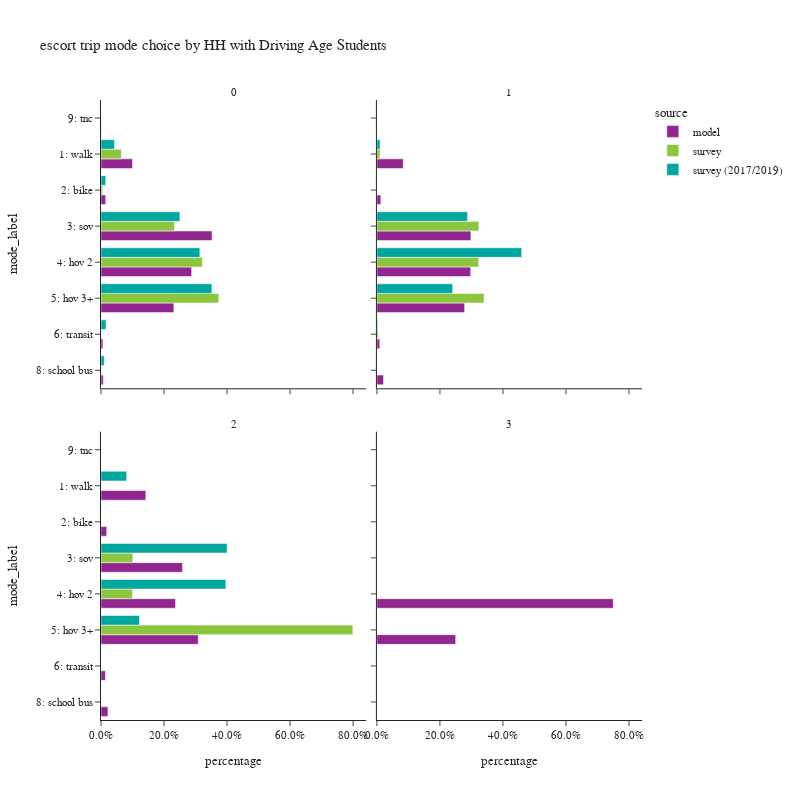

This figure's notebook cell:
### Code cell
plot_mode_choice(es_trip,
                 "hhhsc",
                 {
                  "mode_label":["1: walk","2: bike","3: sov","4: hov 2","5: hov 3+","6: transit",
                                   "8: school bus","9: other–survey only"]},
                 "HH with Driving Age Students",2,800)

### Figure 1 — Plotly figure (JSON) as saved in the notebook; plotly's stock layout.template omitted (floating-point values rounded to 4 significant figures)
{"data": [{"alignmentgroup": "True", "customdata": [[1630], [243], [5754], [4698], [3775], [98], [119], [10]], "hovertemplate": "source=model<br>hhhsc=0<br>percentage=%{x}<br>mode_label=%{y}<br>sample count=%{customdata[0]}<extra></extra>", "legendgroup": "model", "marker": {"color": "#91268F", "pattern": {"shape": ""}}, "name": "model", "offsetgroup": "model", "orientation": "h", "showlegend": true, "textposition": "auto", "type": "bar", "x": [0.09983, 0.01488, 0.3524, 0.2877, 0.2312, 0.006002, 0.007289, 0.0006125], "xaxis": "x3", "y": ["1: walk", "2: bike", "3: sov", "4: hov 2", "5: hov 3+", "6: transit", "8: school bus", "9: tnc"], "yaxis": "y3"}, {"alignmentgroup": "True", "customdata": [[231], [34], [825], [823], [770], [25], [58]], "hovertemplate": "source=model<br>hhhsc=1<br>percentage=%{x}<br>mode_label=%{y}<br>sample count=%{customdata[0]}<extra></extra>", "legendgroup": "model", "marker": {"color": "#91268F", "pattern": {"shape": ""}}, "name": "model", "offsetgroup": "model", "orientation": "h", "showlegend": false, "textposition": "auto", "type": "bar", "x": [0.08351, 0.01229, 0.2983, 0.2975, 0.2784, 0.009038, 0.02097], "xaxis": "x4", "y": ["1: walk", "2: bike", "3: sov", "4: hov 2", "5: hov 3+", "6: transit", "8: school bus"], "yaxis": "y4"}, {"alignmentgroup": "True", "customdata": [[71], [9], [129], [118], [154], [7], [11]], "hovertemplate": "source=model<br>hhhsc=2<br>percentage=%{x}<br>mode_label=%{y}<br>sample count=%{customdata[0]}<extra></extra>", "legendgroup": "model", "marker": {"color": "#91268F", "pattern": {"shape": ""}}, "name": "model", "offsetgroup": "model", "orientation": "h", "showlegend": false, "textposition": "auto", "type": "bar", "x": [0.1423, 0.01804, 0.2585, 0.2365, 0.3086, 0.01403, 0.02204], "xaxis": "x", "y": ["1: walk", "2: bike", "3: sov", "4: hov 2", "5: hov 3+", "6: transit", "8: school bus"], "yaxis": "y"}, {"alignmentgroup": "True", "customdata": [[3], [1]], "hovertemplate": "source=model<br>hhhsc=3<br>percentage=%{x}<br>mode_label=%{y}<br>sample count=%{customdata[0]}<extra></extra>", "legendgroup": "model", "marker": {"color": "#91268F", "pattern": {"shape": ""}}, "name": "model", "offsetgroup": "model", "orientation": "h", "showlegend": false, "textposition": "auto", "type": "bar", "x": [0.75, 0.25], "xaxis": "x2", "y": ["4: hov 2", "5: hov 3+"], "yaxis": "y2"}, {"alignmentgroup": "True", "customdata": [[149], [32], [372], [501], [425], [7], [4]], "hovertemplate": "source=survey<br>hhhsc=0<br>percentage=%{x}<br>mode_label=%{y}<br>sample count=%{customdata[0]}<extra></extra>", "legendgroup": "survey", "marker": {"color": "#8CC63E", "pattern": {"shape": ""}}, "name": "survey", "offsetgroup": "survey", "orientation": "h", "showlegend": true, "textposition": "auto", "type": "bar", "x": [0.06466, 0.004672, 0.2331, 0.3217, 0.3738, 0.0008978, 0.001222], "xaxis": "x3", "y": ["1: walk", "2: bike", "3: sov", "4: hov 2", "5: hov 3+", "6: transit", "8: school bus"], "yaxis": "y3"}, {"alignmentgroup": "True", "customdata": [[2], [30], [42], [26], [1]], "hovertemplate": "source=survey<br>hhhsc=1<br>percentage=%{x}<br>mode_label=%{y}<br>sample count=%{customdata[0]}<extra></extra>", "legendgroup": "survey", "marker": {"color": "#8CC63E", "pattern": {"shape": ""}}, "name": "survey", "offsetgroup": "survey", "orientation": "h", "showlegend": false, "textposition": "auto", "type": "bar", "x": [0.009708, 0.3234, 0.3229, 0.3401, 0.003893], "xaxis": "x4", "y": ["1: walk", "3: sov", "4: hov 2", "5: hov 3+", "6: transit"], "yaxis": "y4"}, {"alignmentgroup": "True", "customdata": [[2], [2], [9]], "hovertemplate": "source=survey<br>hhhsc=2<br>percentage=%{x}<br>mode_label=%{y}<br>sample count=%{customdata[0]}<extra></extra>", "legendgroup": "survey", "marker": {"color": "#8CC63E", "pattern": {"shape": ""}}, "name": "survey", "offsetgroup": "survey", "orientation": "h", "showlegend": false, "textposition": "auto", "type": "bar", "x": [0.1009, 0.09983, 0.7993], "xaxis": "x", "y": ["3: sov", "4: hov 2", "5: hov 3+"], "yaxis": "y"}, {"alignmentgroup": "True", "customdata": [[167], [30], [525], [755], [535], [50], [4], [4]], "hovertemplate": "source=survey (2017/2019)<br>hhhsc=0<br>percentage=%{x}<br>mode_label=%{y}<br>sample count=%{customdata[0]}<extra></extra>", "legendgroup": "survey (2017/2019)", "marker": {"color": "#00A7A0", "pattern": {"shape": ""}}, "name": "survey (2017/2019)", "offsetgroup": "survey (2017/2019)", "orientation": "h", "showlegend": true, "textposition": "auto", "type": "bar", "x": [0.04252, 0.01494, 0.2505, 0.3137, 0.352, 0.01596, 0.0103, 6.063e-05], "xaxis": "x3", "y": ["1: walk", "2: bike", "3: sov", "4: hov 2", "5: hov 3+", "6: transit", "8: school bus", "9: tnc"], "yaxis": "y3"}, {"alignmentgroup": "True", "customdata": [[8], [35], [76], [41], [2]], "hovertemplate": "source=survey (2017/2019)<br>hhhsc=1<br>percentage=%{x}<br>mode_label=%{y}<br>sample count=%{customdata[0]}<extra></extra>", "legendgroup": "survey (2017/2019)", "marker": {"color": "#00A7A0", "pattern": {"shape": ""}}, "name": "survey (2017/2019)", "offsetgroup": "survey (2017/2019)", "orientation": "h", "showlegend": false, "textposition": "auto", "type": "bar", "x": [0.01005, 0.2874, 0.4595, 0.2404, 0.002657], "xaxis": "x4", "y": ["1: walk", "3: sov", "4: hov 2", "5: hov 3+", "6: transit"], "yaxis": "y4"}, {"alignmentgroup": "True", "customdata": [[1], [8], [12], [3]], "hovertemplate": "source=survey (2017/2019)<br>hhhsc=2<br>percentage=%{x}<br>mode_label=%{y}<br>sample count=%{customdata[0]}<extra></extra>", "legendgroup": "survey (2017/2019)", "marker": {"color": "#00A7A0", "pattern": {"shape": ""}}, "name": "survey (2017/2019)", "offsetgroup": "survey (2017/2019)", "orientation": "h", "showlegend": false, "textposition": "auto", "type": "bar", "x": [0.08143, 0.4001, 0.3963, 0.1221], "xaxis": "x", "y": ["1: walk", "3: sov", "4: hov 2", "5: hov 3+"], "yaxis": "y"}], "layout": {"annotations": [{"font": {}, "showarrow": false, "text": "2", "x": 0.245, "xanchor": "center", "xref": "paper", "y": 0.465, "yanchor": "bottom", "yref": "paper"}, {"font": {}, "showarrow": false, "text": "3", "x": 0.755, "xanchor": "center", "xref": "paper", "y": 0.465, "yanchor": "bottom", "yref": "paper"}, {"font": {}, "showarrow": false, "text": "0", "x": 0.245, "xanchor": "center", "xref": "paper", "y": 1.0, "yanchor": "bottom", "yref": "paper"}, {"font": {}, "showarrow": false, "text": "1", "x": 0.755, "xanchor": "center", "xref": "paper", "y": 1.0, "yanchor": "bottom", "yref": "paper"}], "barmode": "group", "height": 800, "legend": {"title": {"text": "source"}, "tracegroupgap": 0}, "title": {"text": "escort trip mode choice by HH with Driving Age Students"}, "width": 800, "xaxis": {"anchor": "y", "domain": [0.0, 0.49], "tickformat": ".1%", "title": {"text": "percentage"}}, "xaxis2": {"anchor": "y2", "domain": [0.51, 1.0], "matches": "x", "tickformat": ".1%", "title": {"text": "percentage"}}, "xaxis3": {"anchor": "y3", "domain": [0.0, 0.49], "matches": "x", "showticklabels": false, "tickformat": ".1%"}, "xaxis4": {"anchor": "y4", "domain": [0.51, 1.0], "matches": "x", "showticklabels": false, "tickformat": ".1%"}, "yaxis": {"anchor": "x", "categoryarray": ["9: other–survey only", "8: school bus", "6: transit", "5: hov 3+", "4: hov 2", "3: sov", "2: bike", "1: walk"], "categoryorder": "array", "domain": [0.0, 0.465], "title": {"text": "mode_label"}}, "yaxis2": {"anchor": "x2", "domain": [0.0, 0.465], "matches": "y", "showticklabels": false}, "yaxis3": {"anchor": "x3", "categoryarray": ["9: other–survey only", "8: school bus", "6: transit", "5: hov 3+", "4: hov 2", "3: sov", "2: bike", "1: walk"], "categoryorder": "array", "domain": [0.535, 1.0], "matches": "y", "title": {"text": "mode_label"}}, "yaxis4": {"anchor": "x4", "domain": [0.535, 1.0], "matches": "y", "showticklabels": false}}}
